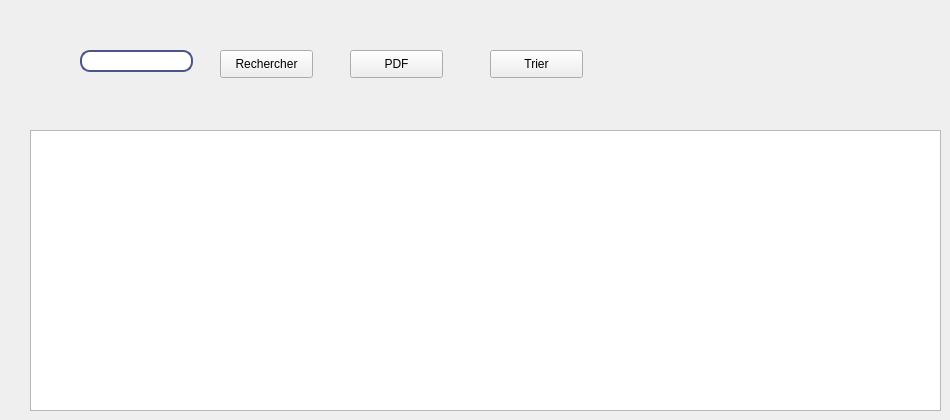
      <widget class="QWidget" name="tab_6">
       <attribute name="title">
        <string>afficher</string>
       </attribute>
       <widget class="QTableView" name="table_reservation">
        <property name="geometry">
         <rect>
          <x>30</x>
          <y>130</y>
          <width>911</width>
          <height>281</height>
         </rect>
        </property>
       </widget>
       <widget class="QLineEdit" name="lineEdit_rechercheId_2">
        <property name="geometry">
         <rect>
          <x>80</x>
          <y>50</y>
          <width>113</width>
          <height>22</height>
         </rect>
        </property>
        <property name="styleSheet">
         <string notr="true">QLineEdit{

border: 2px solid rgb(76,84,140);

border-radius: 10px;

color: #FFF;

padding-left:20px;

padding-right:20px;

background-color:rgb(255 255, 255)

}

QLineEdit:hover{

border:2px sold ;

color: rgb(255, 0, 0);

}

QLineEdit:focus{

border:20px sold rgb(0, 0, 0);

background-color:rgb(131,131,131);

}



</string>
        </property>
       </widget>
       <widget class="QPushButton" name="pushButton_rechercheId_2">
        <property name="geometry">
         <rect>
          <x>220</x>
          <y>50</y>
          <width>93</width>
          <height>28</height>
         </rect>
        </property>
        <property name="text">
         <string>Rechercher</string>
        </property>
       </widget>
       <widget class="QPushButton" name="pushButton_3">
        <property name="geometry">
         <rect>
          <x>350</x>
          <y>50</y>
          <width>93</width>
          <height>28</height>
         </rect>
        </property>
        <property name="text">
         <string>PDF</string>
        </property>
       </widget>
       <widget class="QPushButton" name="pushButton_4">
        <property name="geometry">
         <rect>
          <x>490</x>
          <y>50</y>
          <width>93</width>
          <height>28</height>
         </rect>
        </property>
        <property name="text">
         <string>Trier</string>
        </property>
       </widget>
      </widget>
